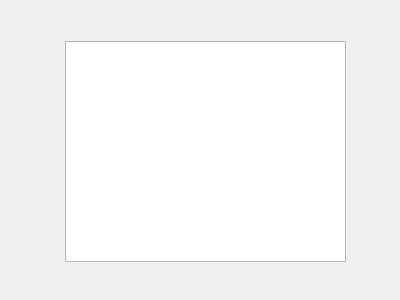
<?xml version="1.0" encoding="UTF-8"?>
<ui version="4.0">
 <class>Form</class>
 <widget class="QWidget" name="Form">
  <property name="geometry">
   <rect>
    <x>0</x>
    <y>0</y>
    <width>400</width>
    <height>300</height>
   </rect>
  </property>
  <property name="windowTitle">
   <string>Daftar Obat</string>
  </property>
  <widget class="QTextBrowser" name="textBrowser">
   <property name="geometry">
    <rect>
     <x>65</x>
     <y>41</y>
     <width>281</width>
     <height>221</height>
    </rect>
   </property>
  </widget>
 </widget>
 <resources/>
 <connections/>
</ui>
